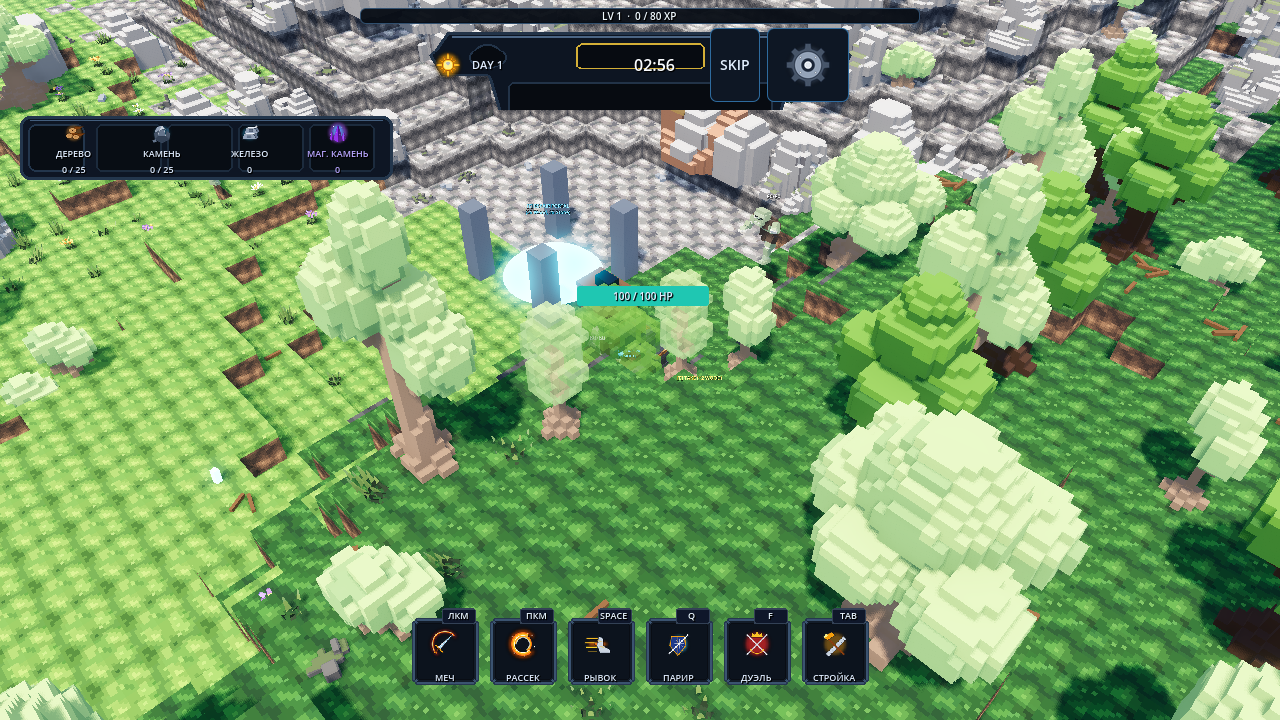
#> input picture docs/verification/issue43/dyn_01_step_approach.png, 1280 x 720 px; its folder holds 8 pictures in this run
$ python build_issue_43_gif.py
#> lines starting #> are read from the running program, lines starting #| are printed output that depends on the picture
"""
tools/build_issue_43_gif.py - Assemble dynamic verification sequential captures into an animated GIF.
"""
import re
from pathlib import Path
from typing import Union, List

def extract_frame_index(filename_or_path: Union[str, Path]) -> int:
    """Extract numeric index from frame filename (e.g. 'dyn_seq_105.png' -> 105)."""
    name = Path(filename_or_path).stem
    m = re.search(r"(\d+)", name)
    return int(m.group(1)) if m else -1

def sort_and_select_frames(files: List[Union[str, Path]], step: int = 2) -> List[Union[str, Path]]:
    """Numerically sort frame paths and select every `step`-th frame,
    guaranteeing strictly ascending order and preserving the exact final frame.
    """
    sorted_files = sorted(files, key=extract_frame_index)
    if not sorted_files:
        return []
    selected = sorted_files[::step]
    if sorted_files[-1] not in selected:
        selected.append(sorted_files[-1])
    return selected

def main():
    try:
        from PIL import Image
    except ImportError:
        print("[ERROR] Pillow is required to build animated GIFs. Install via 'pip install Pillow'.")
        return

    root = Path(__file__).resolve().parent.parent
    vdir = root / "docs" / "verification" / "issue43"

    # Collect all sequential recorded transition frames
    raw_files = list(vdir.glob("dyn_seq_*.png"))

    if raw_files:
        print(f"[GIF] Found {len(raw_files)} sequential transition frames.")
        # Numerically sort and step through frames to maintain strictly ascending chronological order
        selected_files = sort_and_select_frames(raw_files, step=2)
        print(f"[GIF] Selected {len(selected_files)} frames for final animation (first: {selected_files[0].name}, last: {selected_files[-1].name}).")

        frames = []
        durations = []
        for i, fpath in enumerate(selected_files):
            img = Image.open(fpath)
            # Resize to 512x288 for crisp 16:9 presentation and compact GIF size (< 5 MB)
            img_resized = img.resize((512, 288), Image.Resampling.BILINEAR)
            img_p = img_resized.convert("P", palette=Image.Palette.ADAPTIVE, colors=96)
            frames.append(img_p)

            # Normal frame duration ~120ms; pause slightly on key milestones
            if i == 0 or i == len(selected_files) - 1:
                durations.append(600)
            else:
                durations.append(120)
    else:
        frame_names = [
            "dyn_01_step_approach.png",
            "dyn_02_step_climb.png",
            "dyn_03_step_success_on_top.png",
            "dyn_04_cliff_approach.png",
            "dyn_05_cliff_blocked.png",
            "dyn_06_chunk_unloaded.png",
            "dyn_07_chunk_reloaded.png",
        ]
        frames = []
        durations = [800, 800, 1000, 800, 1000, 1200, 1500]
        for fname in frame_names:
            fpath = vdir / fname
            if not fpath.is_file():
                continue
            img = Image.open(fpath)
#> img is the input picture: PIL image 1280x720 RGB; mean R, G, B 119.5, 155.4, 104.1
            img_resized = img.resize((800, 450), Image.Resampling.LANCZOS)
            img_p = img_resized.convert("P", palette=Image.Palette.ADAPTIVE, colors=256)
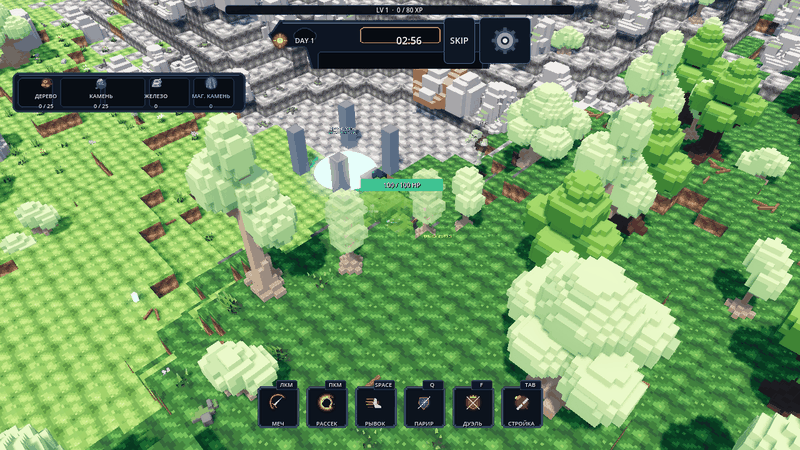
#> img_p: PIL image 800x450 P; mean R, G, B 119.4, 155.5, 104.1
#> pass 3 of the loop in main, `for fname in frame_names:`:
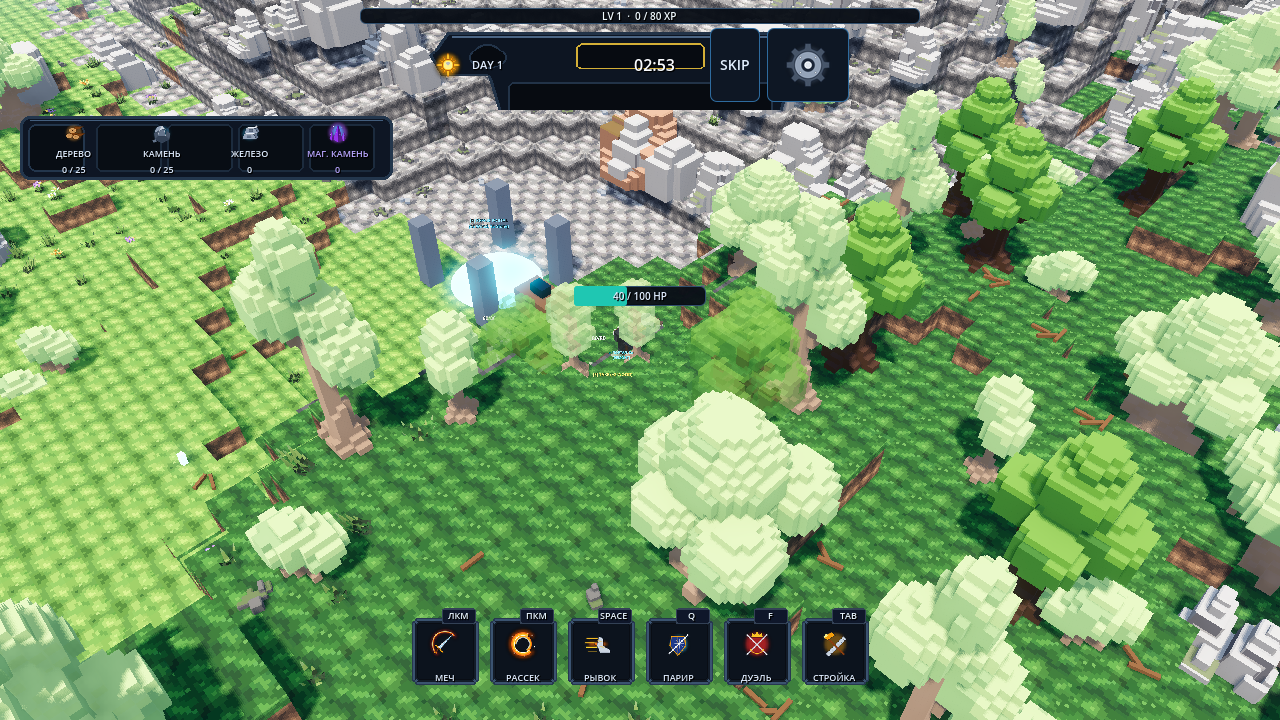
#> input picture docs/verification/issue43/dyn_03_step_success_on_top.png, 1280 x 720 px
#> in main, img is the input picture: PIL image 1280x720 RGB; mean R, G, B 118.4, 153.3, 104.1
#> in main, `img_p = img_resized.convert("P", palette=Image.Palette.ADAPTIVE, color..`:
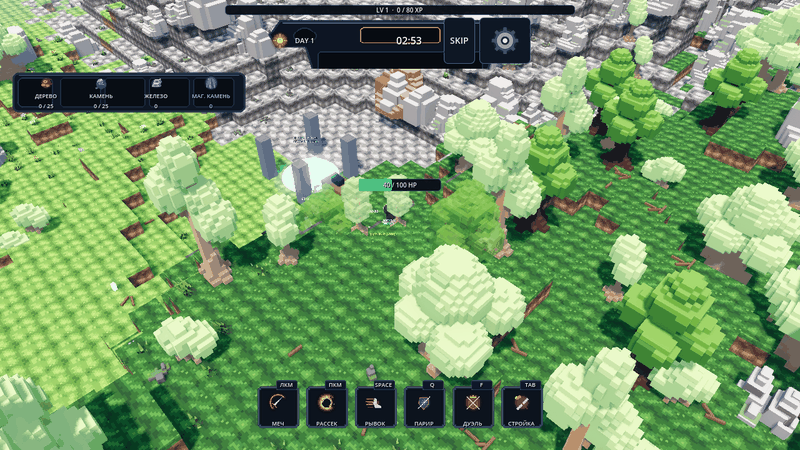
#> img_p: PIL image 800x450 P; mean R, G, B 118.3, 153.3, 104.1
#> the loop made 7 passes; the first 3 are shown
            frames.append(img_p)

    if not frames:
        print("No frames found to build GIF!")
        return

    gif_path = vdir / "terrain_dynamic_walk_streaming.gif"
    if len(durations) != len(frames):
        durations = [100] * len(frames)

    frames[0].save(
        gif_path,
        save_all=True,
        append_images=frames[1:],
        duration=durations,
        loop=0,
        optimize=True,
    )
    print(f"[GIF] Generated {gif_path} ({gif_path.stat().st_size / 1024:.1f} KB, {len(frames)} frames)")

if __name__ == "__main__":
    main()
